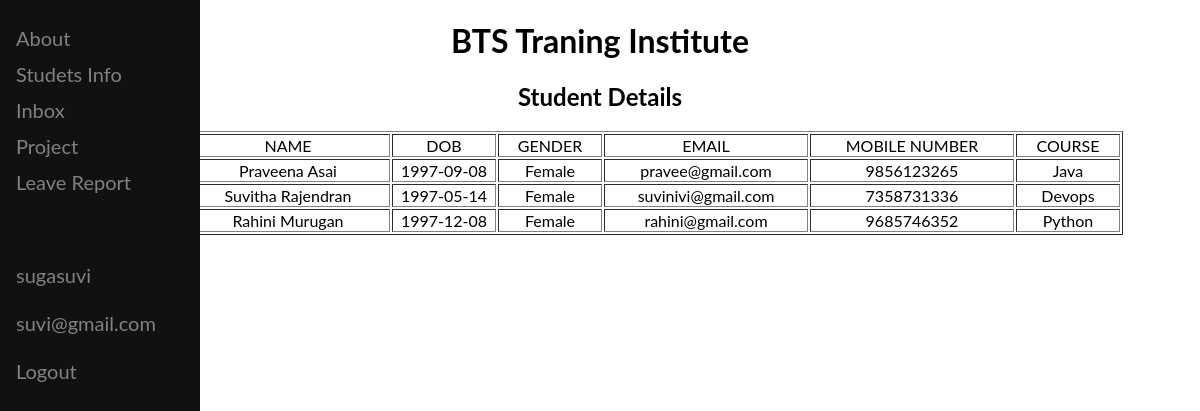
/stdinfo (signed in), run on the app's committed database.
### chat/models.py (models this page shows, shortened)
class Registerinfo(models.Model):
    first_name= models.CharField(max_length=1000)
    last_name= models.CharField(max_length=1000)
    dob = models.CharField(max_length=1000)
    gender = models.CharField(max_length=1000)
    mail = models.CharField(max_length=1000)
    mobile_number = models.CharField(max_length=1000)
    course = models.CharField(max_length=1000)

### chat/views.py (the view)
# urls.py: path('stdinfo', views.stdinfo, name='stdinfo'),
def stdinfo(request):
    tit = "Student Details"
    queryset = Registerinfo.objects.all()
    return render(request, 'studentinfo.html',{'all':queryset, 't':tit})

### templates/studentinfo.html (shortened to what this page needs)
<!DOCTYPE html>
<html>
<head>
<link rel="stylesheet" href="https://cdnjs.cloudflare.com/ajax/libs/font-awesome/4.7.0/css/font-awesome.min.css">
</head>
<body>
<div class="sidenav">
<a href="/smain">About</a>
<a href="/stdinfo">Studets Info</a>
<a href="/stf_home">Inbox</a>
<a href="/project">Project</a>
<a href="/std_leave">Leave Report</a><br><br><br>
<a>{{user.username}}<a>
  <a>{{user.email}}<a>
<a href="/login_user">Logout</a>
</body>
<center><h1>BTS Traning Institute</h1></center>
<center><h2>{{t}}</h2></center>
<table align="center", border="1">
    <thead>
        <tr align="center">
            <td style="width: 100px">S No.</td>
            <td style="width: 200px">NAME</td>
            <td style="width: 100px">DOB</td>
            <td style="width: 100px">GENDER</td>
            <td style="width: 200px">EMAIL</td>
            <td style="width: 200px">MOBILE NUMBER</td>
            <td style="width: 100px">COURSE</td>
        </tr>
    </thead>
    {% for item in all %}
    <tbody>
        <tr align="center">
            <td>{{forloop.counter}}</td>
            <td>{{item.first_name}} {{item.last_name}}</td>
            <td>{{item.dob}}</td>
            <td>{{item.gender}}</td>
            <td>{{item.mail}}</td>
            <td>{{item.mobile_number}}</td>
            <td>{{item.course}}</td>
        </tr>
    </tbody>
    {% endfor %}
</table>
</html>

### templates/studentinfo.html (style rules this page uses)
body { font-family: "Lato", sans-serif; }
.sidenav { height: 100%; width: 200px; position: fixed; z-index: 1; top: 0; left: 0; background-color: #111; overflow-x: hidden; padding-top: 20px; }
.sidenav a, .dropdown-btn { padding: 6px 8px 6px 16px; text-decoration: none; font-size: 20px; color: #818181; display: block; border: none; background: none; width: 100%; text-align: left; cursor: pointer; outline: none; }

### data on the page
Registerinfo: first_name "Praveena", last_name "Asai", dob "1997-09-08", gender "Female", mail "pravee@gmail.com", mobile_number "9856123265", course "Java"
Registerinfo: first_name "Suvitha", last_name "Rajendran", dob "1997-05-14", gender "Female", mail "suvinivi@gmail.com", mobile_number "7358731336", course "Devops"
Registerinfo: first_name "Rahini", last_name "Murugan", dob "1997-12-08", gender "Female", mail "rahini@gmail.com", mobile_number "9685746352", course "Python"

### other printed values
{{ user.username }} "sugasuvi"
{{ user.email }} "suvi@gmail.com"
{{ t }} "Student Details"
